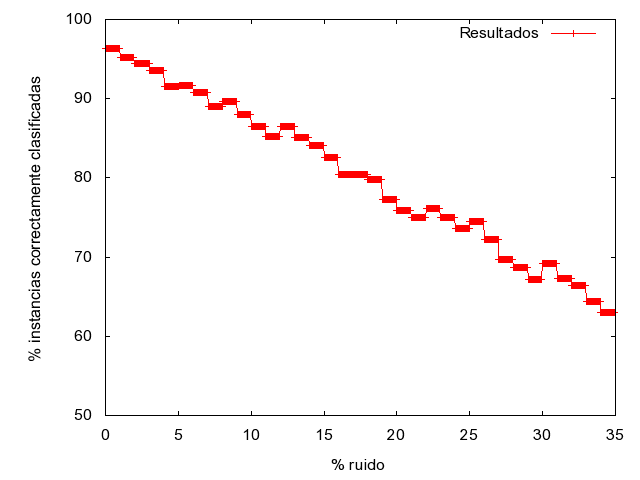

This chart was generated by the following gnuplot code:
set xrange [0:35]
set yrange [50:100]
set xlabel "% ruido"
set ylabel "% instancias correctamente clasificadas"
set terminal png
set output "C:\\dump\\ejercicio3\\graficos\\J48_porcentajes.png"
plot  "C:\\dump\\ejercicio3\\tablas\\J48_porcentajes.txt" using 1:2 title 'Resultados' with linespoints